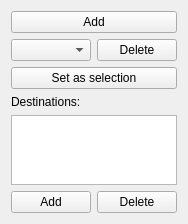
          <widget class="QWidget" name="exitZonePage">
           <property name="geometry">
            <rect>
             <x>0</x>
             <y>0</y>
             <width>165</width>
             <height>215</height>
            </rect>
           </property>
           <attribute name="label">
            <string>Exit Zones</string>
           </attribute>
           <layout class="QGridLayout" name="gridLayout_11">
            <item row="1" column="1">
             <widget class="QPushButton" name="exitZoneDelete">
              <property name="text">
               <string>Delete</string>
              </property>
             </widget>
            </item>
            <item row="5" column="1">
             <widget class="QPushButton" name="exitZoneDeleteDestination">
              <property name="text">
               <string>Delete</string>
              </property>
             </widget>
            </item>
            <item row="3" column="0">
             <widget class="QLabel" name="exitZoneLabelDestination">
              <property name="text">
               <string>Destinations:</string>
              </property>
             </widget>
            </item>
            <item row="0" column="0" colspan="2">
             <widget class="QPushButton" name="exitZoneAdd">
              <property name="text">
               <string>Add</string>
              </property>
             </widget>
            </item>
            <item row="5" column="0">
             <widget class="QPushButton" name="exitZoneAddDestination">
              <property name="text">
               <string>Add</string>
              </property>
             </widget>
            </item>
            <item row="1" column="0">
             <widget class="QComboBox" name="exitZoneList"/>
            </item>
            <item row="4" column="0" colspan="2">
             <widget class="QListWidget" name="exitZoneDestinations"/>
            </item>
            <item row="2" column="0" colspan="2">
             <widget class="QPushButton" name="exitZoneSetSelection">
              <property name="text">
               <string>Set as selection</string>
              </property>
             </widget>
            </item>
           </layout>
          </widget>
